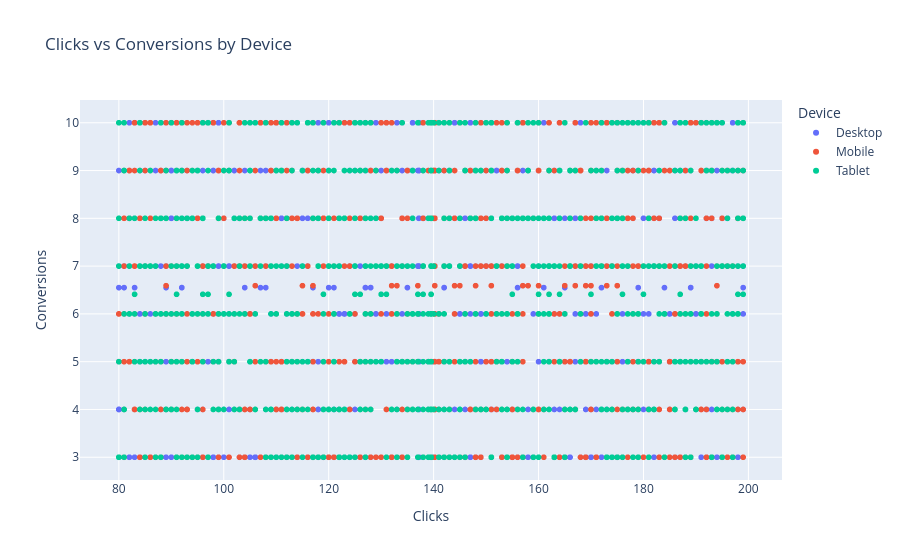

Notebook code cell kept with this figure:
### Markdown cell above
#### 1️⃣1️⃣ Interactive Scatter – Clicks vs Conversions

### Code cell
fig = px.scatter(
    df,
    x='Clicks',
    y='Conversions',
    color='Device',
    hover_data=['Keyword','Cost','Sale_Amount'],
    title='Clicks vs Conversions by Device'
)

fig.show()

### Figure 1 — Plotly figure (JSON) as saved in the notebook; plotly's stock layout.template omitted (floating-point values rounded to 4 significant figures; data arrays with more than 128 entries replaced by an {"elided": "..."} marker saying what was removed)
{"data": [{"customdata": {"elided": "888x3 mixed values"}, "hovertemplate": "Device=Desktop<br>Clicks=%{x}<br>Conversions=%{y}<br>Keyword=%{customdata[0]}<br>Cost=%{customdata[1]}<br>Sale_Amount=%{customdata[2]}<extra></extra>", "legendgroup": "Desktop", "marker": {"color": "#636efa", "symbol": "circle"}, "mode": "markers", "name": "Desktop", "showlegend": true, "type": "scattergl", "x": {"elided": "888 float values"}, "xaxis": "x", "y": {"elided": "888 float values"}, "yaxis": "y"}, {"customdata": {"elided": "878x3 mixed values"}, "hovertemplate": "Device=Mobile<br>Clicks=%{x}<br>Conversions=%{y}<br>Keyword=%{customdata[0]}<br>Cost=%{customdata[1]}<br>Sale_Amount=%{customdata[2]}<extra></extra>", "legendgroup": "Mobile", "marker": {"color": "#EF553B", "symbol": "circle"}, "mode": "markers", "name": "Mobile", "showlegend": true, "type": "scattergl", "x": {"elided": "878 float values"}, "xaxis": "x", "y": {"elided": "878 float values"}, "yaxis": "y"}, {"customdata": {"elided": "834x3 mixed values"}, "hovertemplate": "Device=Tablet<br>Clicks=%{x}<br>Conversions=%{y}<br>Keyword=%{customdata[0]}<br>Cost=%{customdata[1]}<br>Sale_Amount=%{customdata[2]}<extra></extra>", "legendgroup": "Tablet", "marker": {"color": "#00cc96", "symbol": "circle"}, "mode": "markers", "name": "Tablet", "showlegend": true, "type": "scattergl", "x": {"elided": "834 float values"}, "xaxis": "x", "y": {"elided": "834 float values"}, "yaxis": "y"}], "layout": {"legend": {"title": {"text": "Device"}, "tracegroupgap": 0}, "title": {"text": "Clicks vs Conversions by Device"}, "xaxis": {"anchor": "y", "domain": [0, 1], "title": {"text": "Clicks"}}, "yaxis": {"anchor": "x", "domain": [0, 1], "title": {"text": "Conversions"}}}}
